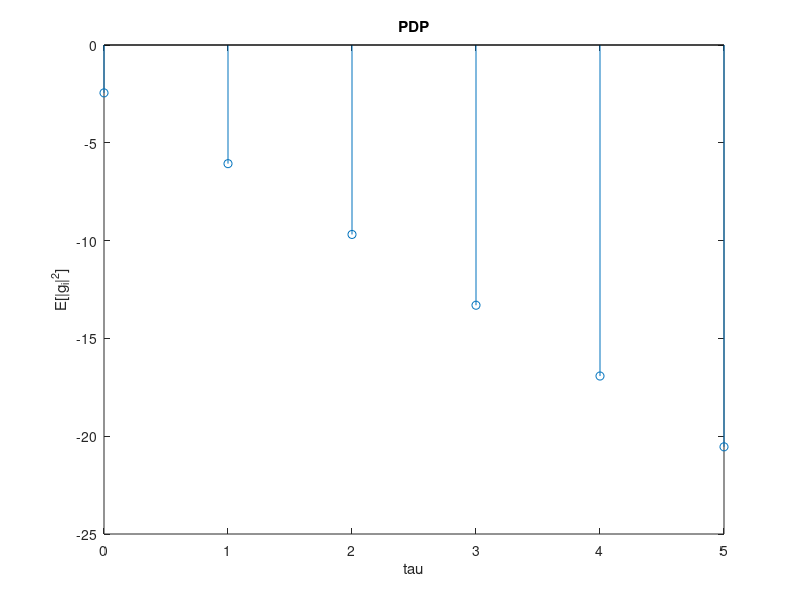
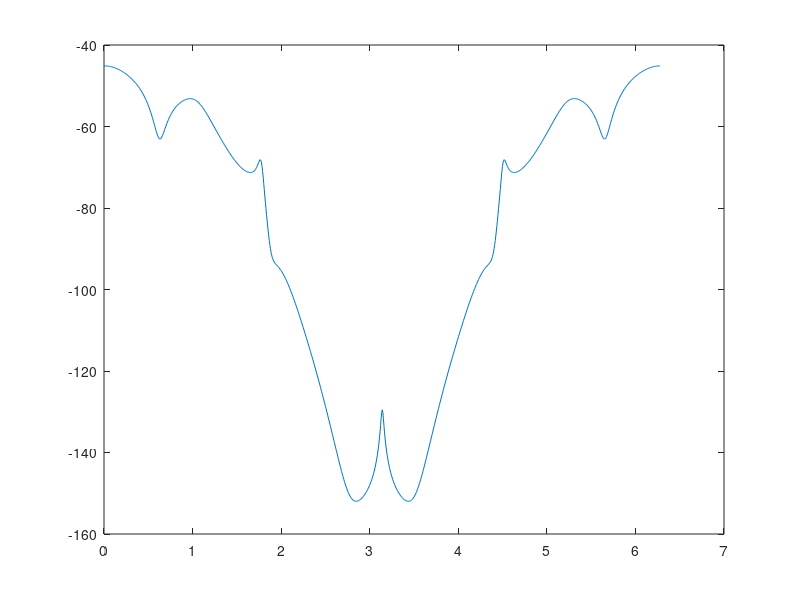
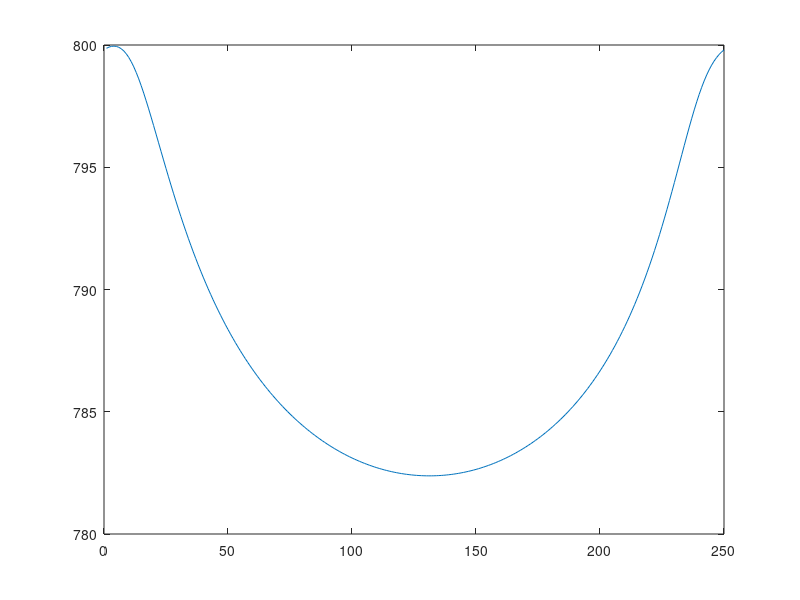

Here is the MATLAB script that generated these plots, in order:
%% Clear, initialize useful quantities
clear all
close all
clc

Tc = 1; % This is the smallest time interval we want to simulate
T = 4*Tc;   % Time sampling interval of the input of the channel
Kdb = 3; % 3 dB
K = 10^(Kdb/10); 
fd = 5*10^-3/T; % doppler frequency

%% Display the PDP for the channel

% The PDP is the sampling of a continuous time exponential PDP with 
% tau_rms / T = 0.3, so tau_rms / Tc = 1.2
% See 4.224 for reference
tau_rms = 0.3*T;  % Tc = 1, as it is the fundamental sampling time

final_tau = 5; % To be determined
% note that for this choice of final_tau
residual_power = exp(-final_tau*Tc/tau_rms);
if (residual_power > 0.1)
   disp('Consider increasing final_tau, since the exp is truncated too early') 
end
tau = 0:Tc:final_tau;
pdp = 1/tau_rms * exp(-tau/tau_rms);

% normalize pdp: it must be sum(E[|g_i|^2] = 1
pdp = pdp/sum(pdp);

C = sqrt(K/(K + 1));   % This is the deterministic component inside of g_1
M_d = sum(pdp) - C^2; % 1 - C^2, it's the sum of energies of random components gtilde

% Determine suitable length for h, N_h, define criterion
% N_h is final_tau, the criterion is linked to the truncation of
% exp(t/taurms)

% Plot the normalised PDP
figure, stem(tau,10*log10(pdp)), title('PDP'), xlabel('tau'), ylabel('E[|g_i|^2]');

%% Show the behavior of |g_i(nTc)| for n = 0:1999, dropping the transient
% We now have to generate the time behavior of the i-th coefficient. For
% this, we use the model in figure 4.36, page 315.
% The transient will have length equal to the length of the convolution of
% the filter cascade. We will drop that quantity of samples.
% The book suggests using 1/10 < f_d*Tp < 1/5. (Benvenuto said Tp/Tq = 50 or
% more)

Tq = Tc; % Fundamental sampling time. This is the same as Tc, right???
% We stick to anastasopolous chugg paper (1997) and choose Tp such that
% fd*Tp = 0.1
Tp = 1/10 * (1/fd) * Tq; % Sampling time used for filtering the white noise
fprintf('fd * Tp = %d \n', Tp*fd);
g_samples_needed = 20000; % Some will be dropped because of transient
w_samples_needed = ceil(g_samples_needed / Tp);

% Generate complex-valued Gaussian white noise with zero mean and unit
% variance
w = wgn(w_samples_needed,1,0,'complex');

% Filter the wgn with a narrowband filter. The filter will have the
% classical Doppler spectrum in the frequency domain, with f_d * Tc = 1.25*10^-3
% By using the approach suggested in anastchugg97 we use an iir filter
% with known coefficients which is the convolution of a Cheby lowpass and a shaping filter.
% Note that it is
% possible to initialize properly the filters, consider doing it in
% following versions since it allows to start in steady state conditions
% and avoid dropping about 2000 samples (it is a very cool thing!)

% these are the coefficients proposed by the authors of anastchugg97
a_dopp = [1, -4.4153, 8.6283, -9.4592, 6.1051, -1.3542, -3.3622, 7.2390, ...
    -7.9361, 5.1221, -1.8401, 2.8706]; 
b_dopp = [1.3651e-4, 8.1905e-4, 2.0476e-3, 2.7302e-3, 2.0476e-3, 9.0939e-4, ...
   6.7852e-4, 1.3550e-3, 1.8076e-3, 1.3550e-3, 5.3726e-4, 6.1818e-5, -7.1294e-5, ...
   -9.5058e-5, -7.1294e-5, -2.5505e-5, 1.3321e-5, 4.5186e-5, 6.0248e-5, 4.5186e-5, ...
   1.8074e-5, 3.0124e-6];

[Hf, f] = freqz(b_dopp, a_dopp, 1000, 'whole');
figure, plot(f, 20*log10(abs(Hf)))

% Alternatively from BC, pg 316
% wd = 2*pi*fd;
% w0 = tan(wd*Tp/2);
% a0 = 1;
% a1 = -2*(1-w0^2)/(1+w0^2+sqrt(2)*w0);
% a2 = (1+w0^4)/(1+w0^2+sqrt(2)*w0)^2;
% a_dopp = [a0, a1, a2];
% c0 = sum(a_dopp)/4;
% b_dopp = c0*[1, 2, 1];
% 
% [Hf, f] = freqz(b_dopp, a_dopp, 1000, 'whole');
% figure, plot(f, 20*log10(abs(Hf)))

giprime = filter(b_dopp, a_dopp, w);

Gpr = fft(giprime);
figure, plot(20*log10(abs(Gpr)))

